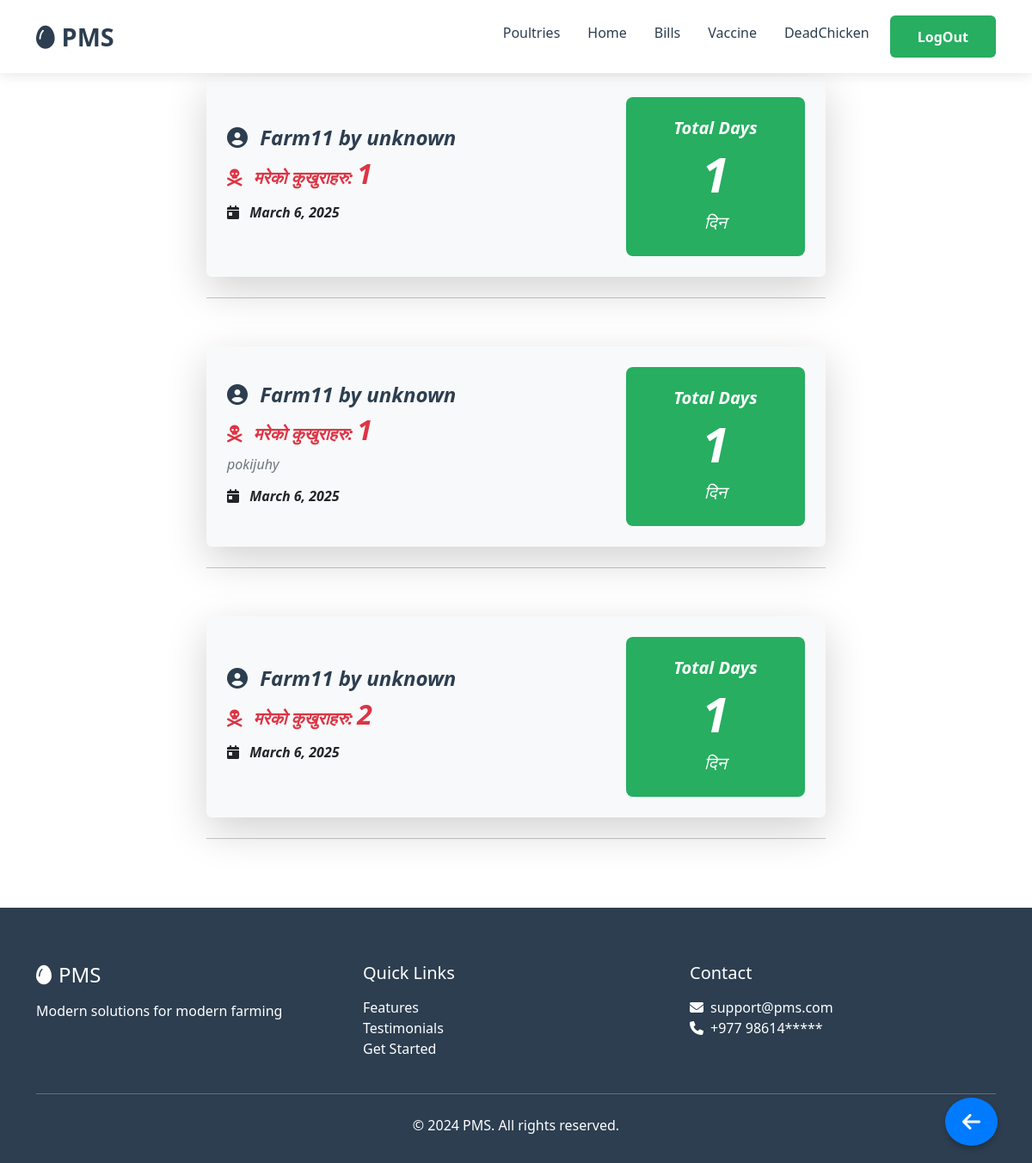
Screenshot of /userhome/mainpage/20/profile/deads/Farm11 (signed in) with the database file from the repository.
### userhome/models.py (models this page shows, shortened)
class DeadInfo(models.Model):
    poultryName = models.ForeignKey(Poultry, on_delete=models.CASCADE)
    totalDead = models.IntegerField(default=0)
    deadDate = models.DateField(auto_now_add=True)
    description = models.TextField(blank=True, null=True)
    @property
    def totalDays(self):
        return (self.deadDate - self.poultryName.startDate).days+1

class Poultry(models.Model):
    user = models.ForeignKey(User, on_delete=models.CASCADE)
    poultryName = models.CharField(max_length=20, primary_key=True)
    totalChicken = models.IntegerField()
    totalDead = models.IntegerField(default=0)
    startDate = models.DateField(auto_now_add=True)
    def __str__(self):
        return f"{self.poultryName} by {self.user}"

### userhome/views.py (the view)
# urls.py: path('mainpage/<int:user_id>/profile/deads/<str:poultryName>',views.showDeads, name='showDeads'),
@login_required
def showDeads(request, user_id, poultryName):
    if not CheckUser(request, user_id):
        return redirect('/')
    poultry = get_object_or_404(Poultry, user_id=user_id, poultryName=poultryName)
    deads = DeadInfo.objects.filter(poultryName=poultry).order_by('-deadDate')
    return render(request, 'showdeads.html', {'deads': deads,
                                              'poultryName': poultryName,
                                              'user_id': user_id})

### userhome/service.py (called while the page is built)
def CheckUser(request, user_id):
    if request.user.id != user_id:
        messages.error(request, "You are not authorized to view this page.")
        return False
    return True

### userhome/templates/showdeads.html (shortened to what this page needs)
{% extends 'Base.html' %}
{% block homelink %}/userhome/mainpage/{{user_id}}/profile/{{poultryName}}{% endblock %}
{% block ShowPoultrieslink %}/userhome/mainpage/{{user_id}}/{% endblock %}
{% block Showbillslink %}/userhome/mainpage/{{user_id}}/profile/bills/{{poultryName}}{% endblock %}
{% block Showvaccineslink %}/userhome/mainpage/{{user_id}}/profile/vaccine/{{poultryName}}{% endblock %}
{% block Showdeadlink %}#{% endblock %}
{% block mainContent%}
{%load static%}
{% load static%}
<div class="container my-5">
    {% for dead in deads %}
    <section class="category section pt-4 pb-3">
        <div class="container">
            <div class="row justify-content-center">
                <div class="col-lg-8">
                    <div class="card shadow-lg border-0 p-4 bg-light">
                        <div class="row align-items-center">
                            <div class="col-md-8">
                                <h4 class="fw-bold baseColorText">
                                    <i class="fa-solid fa-user-circle me-2"></i> {{ dead.poultryName }}
                                </h4>
                                <h5 class="text-danger fw-bold">
                                    <i class="fa-solid fa-skull-crossbones me-2"></i>
                                    मरेको कुखुराहरु: <span class="fw-bolder fs-2">{{ dead.totalDead }}</span>
                                </h5>
                                {% if dead.description %}
                                <p class="text-muted fst-italic mt-2">{{ dead.description }}</p>
                                {% endif %}
                                <h6 class="text-dark mt-3">
                                    <i class="fa-solid fa-calendar-day me-2"></i>
                                    <strong>{{ dead.deadDate }}</strong>
                                </h6>
                            </div>
                            <div class="col-md-4 text-center">
                                <div class="boxColor text-white p-4 rounded-3">
                                    <h5 class="fw-bold">Total Days</h5>
                                    <h1 class="fw-bolder display-4">{{ dead.totalDays }}</h1>
                                    <span class="fs-5">दिन</span>
                                </div>
                            </div>
                        </div>
                    </div>
                    <hr class="text-dark mt-4">
                </div>
            </div>
        </div>
    </section>
    {% endfor %}
</div>
{% endblock%}

### userhome/templates/Base.html (style rules this page uses)
.card { font-style: oblique; }

### rows the page displays
DeadInfo: poultryName "Farm11 by unknown", totalDead "1", deadDate "March 6, 2025", totalDays "1"
DeadInfo: poultryName "Farm11 by unknown", totalDead "1", description "pokijuhy", deadDate "March 6, 2025", totalDays "1"
DeadInfo: poultryName "Farm11 by unknown", totalDead "2", deadDate "March 6, 2025", totalDays "1"
